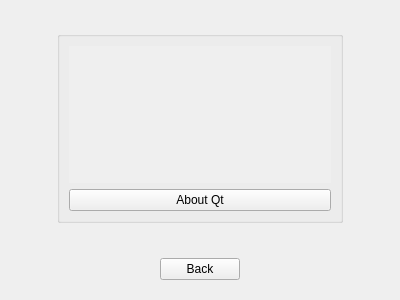
<?xml version="1.0" encoding="UTF-8"?>
<ui version="4.0">
 <class>CCreditsScreen</class>
 <widget class="QWidget" name="CCreditsScreen">
  <property name="geometry">
   <rect>
    <x>0</x>
    <y>0</y>
    <width>400</width>
    <height>300</height>
   </rect>
  </property>
  <property name="windowTitle">
   <string>Form</string>
  </property>
  <layout class="QGridLayout" name="gridLayout">
   <item row="1" column="1">
    <widget class="QGroupBox" name="groupBox">
     <property name="title">
      <string/>
     </property>
     <layout class="QVBoxLayout" name="verticalLayout">
      <item>
       <widget class="QScrollArea" name="pScrollArea">
        <property name="frameShape">
         <enum>QFrame::NoFrame</enum>
        </property>
        <property name="frameShadow">
         <enum>QFrame::Plain</enum>
        </property>
        <property name="lineWidth">
         <number>0</number>
        </property>
        <property name="widgetResizable">
         <bool>true</bool>
        </property>
        <widget class="QWidget" name="scrollAreaWidgetContents">
         <property name="geometry">
          <rect>
           <x>0</x>
           <y>0</y>
           <width>266</width>
           <height>117</height>
          </rect>
         </property>
         <layout class="QVBoxLayout" name="verticalLayout_2">
          <item>
           <widget class="QLabel" name="pText">
            <property name="text">
             <string/>
            </property>
            <property name="alignment">
             <set>Qt::AlignCenter</set>
            </property>
           </widget>
          </item>
         </layout>
        </widget>
       </widget>
      </item>
      <item>
       <widget class="QPushButton" name="pAboutQtButton">
        <property name="text">
         <string>About Qt</string>
        </property>
       </widget>
      </item>
     </layout>
    </widget>
   </item>
   <item row="0" column="1">
    <spacer name="verticalSpacer_2">
     <property name="orientation">
      <enum>Qt::Vertical</enum>
     </property>
     <property name="sizeType">
      <enum>QSizePolicy::Fixed</enum>
     </property>
     <property name="sizeHint" stdset="0">
      <size>
       <width>20</width>
       <height>20</height>
      </size>
     </property>
    </spacer>
   </item>
   <item row="2" column="1">
    <spacer name="verticalSpacer_3">
     <property name="orientation">
      <enum>Qt::Vertical</enum>
     </property>
     <property name="sizeType">
      <enum>QSizePolicy::Fixed</enum>
     </property>
     <property name="sizeHint" stdset="0">
      <size>
       <width>20</width>
       <height>20</height>
      </size>
     </property>
    </spacer>
   </item>
   <item row="1" column="0">
    <spacer name="horizontalSpacer_3">
     <property name="orientation">
      <enum>Qt::Horizontal</enum>
     </property>
     <property name="sizeType">
      <enum>QSizePolicy::Fixed</enum>
     </property>
     <property name="sizeHint" stdset="0">
      <size>
       <width>40</width>
       <height>20</height>
      </size>
     </property>
    </spacer>
   </item>
   <item row="1" column="2">
    <spacer name="horizontalSpacer_4">
     <property name="orientation">
      <enum>Qt::Horizontal</enum>
     </property>
     <property name="sizeType">
      <enum>QSizePolicy::Fixed</enum>
     </property>
     <property name="sizeHint" stdset="0">
      <size>
       <width>40</width>
       <height>20</height>
      </size>
     </property>
    </spacer>
   </item>
   <item row="3" column="0" colspan="3">
    <widget class="QWidget" name="widget" native="true">
     <layout class="QHBoxLayout" name="horizontalLayout">
      <item>
       <spacer name="horizontalSpacer">
        <property name="orientation">
         <enum>Qt::Horizontal</enum>
        </property>
        <property name="sizeHint" stdset="0">
         <size>
          <width>40</width>
          <height>20</height>
         </size>
        </property>
       </spacer>
      </item>
      <item>
       <widget class="CMenuButton" name="pBackButton">
        <property name="text">
         <string>Back</string>
        </property>
       </widget>
      </item>
      <item>
       <spacer name="horizontalSpacer_2">
        <property name="orientation">
         <enum>Qt::Horizontal</enum>
        </property>
        <property name="sizeHint" stdset="0">
         <size>
          <width>40</width>
          <height>20</height>
         </size>
        </property>
       </spacer>
      </item>
     </layout>
    </widget>
   </item>
  </layout>
 </widget>
 <customwidgets>
  <customwidget>
   <class>CMenuButton</class>
   <extends>QPushButton</extends>
   <header>Widgets/MenuButton.h</header>
  </customwidget>
 </customwidgets>
 <resources/>
 <connections/>
</ui>
